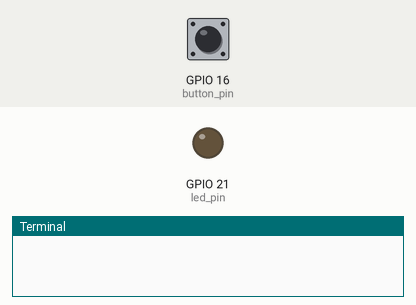
Simulated run of this program. Board: Raspberry Pi (BCM pin numbers). Shown: output pins drawn as LEDs (lit = HIGH), the last lines printed to the terminal. Inputs (shaded band) come from the test bench; at power-on: GPIO 16 (button_pin) HIGH.

Above: at 1.2 s.
1.3 s: GPIO 16 (button_pin) pulled LOW for 0.15 s
At 2.6 s:
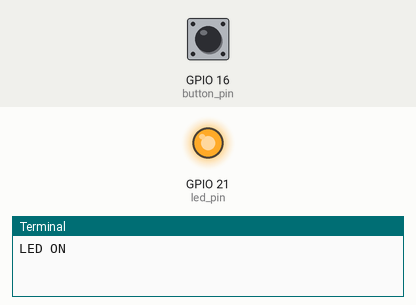
2.9 s: GPIO 16 (button_pin) pulled LOW for 1 s
At 5.1 s:
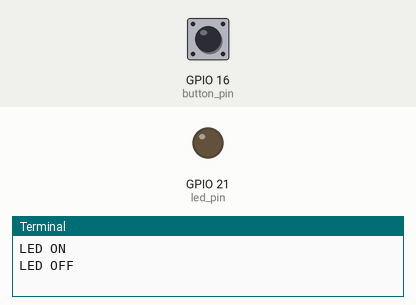
5.4 s: GPIO 16 (button_pin) pulled LOW for 3.2 s
At 9.9 s:
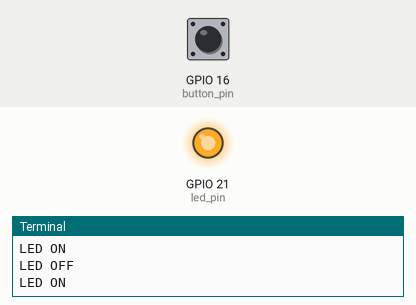
Timing chart, 0 to 11.4 s (numbered marks = the images above; inputs shaded):
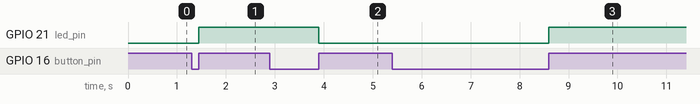

Measured:
- after the input at 1.3 s, GPIO 21 (led_pin): LOW → HIGH after 0.15 s
- after the input at 2.9 s, GPIO 21 (led_pin): HIGH → LOW after 1.0 s
- after the input at 5.4 s, GPIO 21 (led_pin): LOW → HIGH after 3.2 s

The program:

R11._LED_Toggle_Using_Button.py
```python
"""
Components Used:
1. Raspberry Pi
2. LED
3. Push Button
4. Breadboard
5. Jumper Wires
"""

import RPi.GPIO as gpio
import time

led_pin = 21     # GPIO pin for LED
button_pin = 16  # GPIO pin for button

gpio.setmode(gpio.BCM)  # Use BCM pin numbering
gpio.setup(button_pin, gpio.IN, pull_up_down=gpio.PUD_UP)  # Set button as input
gpio.setup(led_pin, gpio.OUT)  # Set LED as output

led_state = False  # Store LED state

try:
    while True:
        if gpio.input(button_pin) == 0:  # Check button press
            time.sleep(0.1)  # Small delay

            while gpio.input(button_pin) == 0:  # Wait until release
                pass

            led_state = not led_state  # Toggle LED state
            gpio.output(led_pin, led_state)  # Update LED

            print("LED ON" if led_state else "LED OFF")  # Show status

except KeyboardInterrupt:
    gpio.cleanup()  # Reset GPIO on exit
```
